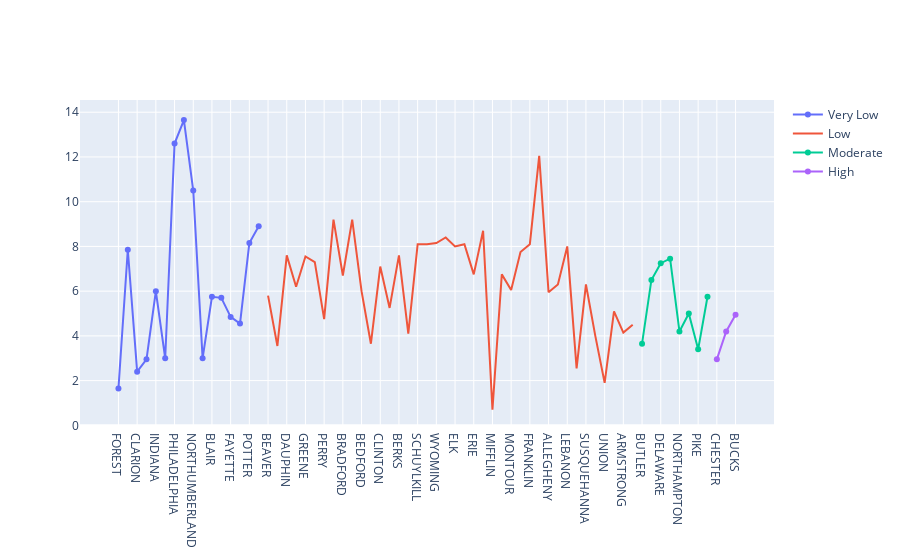

Source (notebook cell):
### Code cell
fig = go.Figure()
for incgroup, group in joined.groupby('Median Income Group'):
    fig.add_trace(go.Scatter(x=group['County'], 
                         y=group['Below Basic Change'], 
                         name = incgroup))
   

fig.show()

### Figure 1 — Plotly figure (JSON) as saved in the notebook; plotly's stock layout.template omitted (floating-point values rounded to 4 significant figures)
{"data": [{"name": "Very Low", "type": "scatter", "x": ["FOREST", "JEFFERSON", "CLARION", "CLEARFIELD", "INDIANA", "CAMERON", "PHILADELPHIA", "SULLIVAN", "NORTHUMBERLAND", "CAMBRIA", "BLAIR", "SOMERSET", "FAYETTE", "MCKEAN", "POTTER", "VENANGO"], "y": [1.65, 7.85, 2.4, 2.95, 6, 3, 12.6, 13.65, 10.5, 3, 5.75, 5.7, 4.85, 4.55, 8.15, 8.9]}, {"name": "Low", "type": "scatter", "x": ["BEAVER", "TIOGA", "DAUPHIN", "WAYNE", "GREENE", "SNYDER", "PERRY", "FULTON", "BRADFORD", "HUNTINGDON", "BEDFORD", "LAWRENCE", "CLINTON", "COLUMBIA", "BERKS", "MERCER", "SCHUYLKILL", "LACKAWANNA", "WYOMING", "MONROE", "ELK", "CARBON", "ERIE", "JUNIATA", "MIFFLIN", "WARREN", "MONTOUR", "LEHIGH", "FRANKLIN", "LUZERNE", "ALLEGHENY", "LYCOMING", "LEBANON", "CENTRE", "SUSQUEHANNA", "WASHINGTON", "UNION", "CRAWFORD", "ARMSTRONG", "WESTMORELAND"], "y": [5.8, 3.55, 7.6, 6.2, 7.55, 7.3, 4.75, 9.2, 6.7, 9.2, 6, 3.65, 7.1, 5.25, 7.6, 4.1, 8.1, 8.1, 8.15, 8.4, 8, 8.1, 6.75, 8.7, 0.7, 6.75, 6.05, 7.75, 8.1, 12.05, 5.95, 6.3, 8.0, 2.55, 6.3, 4, 1.9, 5.1, 4.15, 4.5]}, {"name": "Moderate", "type": "scatter", "x": ["BUTLER", "YORK", "DELAWARE", "ADAMS", "NORTHAMPTON", "CUMBERLAND", "PIKE", "LANCASTER"], "y": [3.65, 6.5, 7.25, 7.45, 4.2, 5, 3.4, 5.75]}, {"name": "High", "type": "scatter", "x": ["CHESTER", "MONTGOMERY", "BUCKS"], "y": [2.95, 4.2, 4.95]}], "layout": {}}
